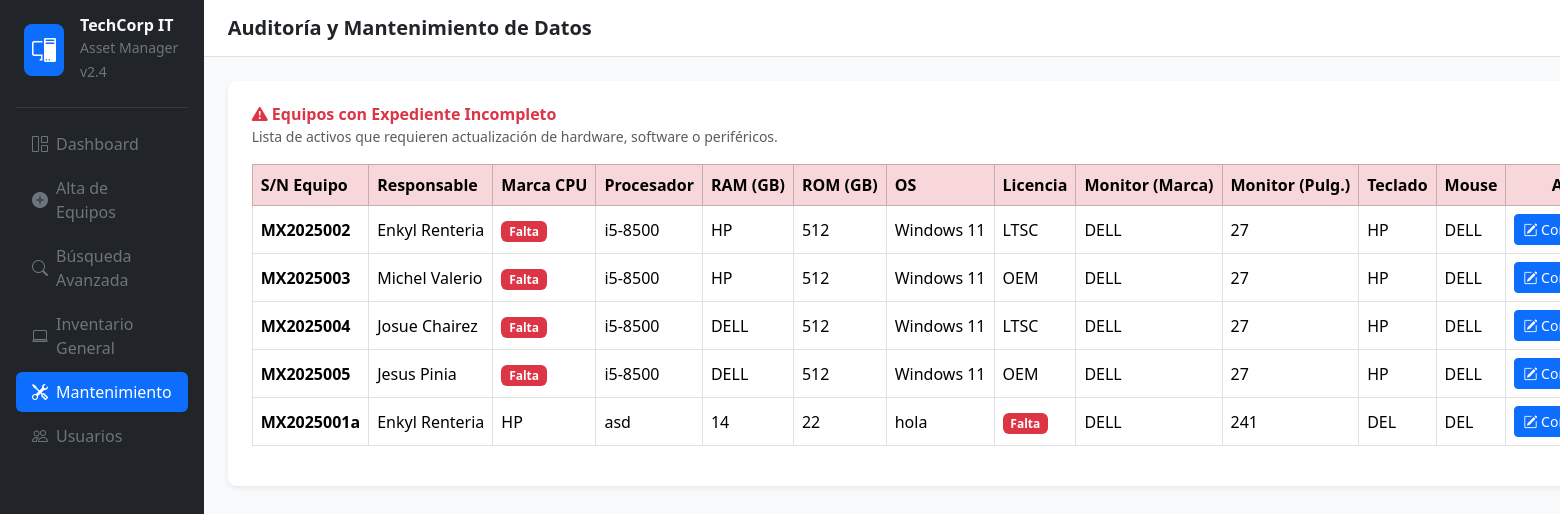
/mantenimiento, run on an earlier commit of the app's database.
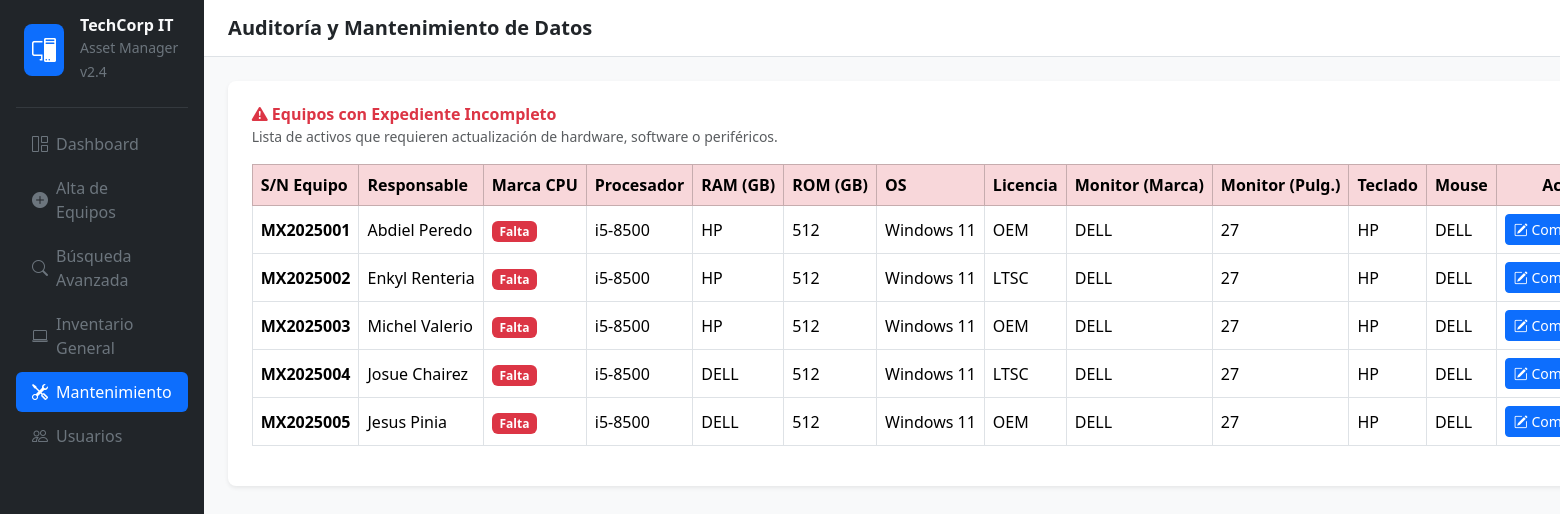
And on a later commit of the database.
### tables this page shows
CREATE TABLE "Stock" (
	"id_stock"	INTEGER NOT NULL,
	"marca_monitor"	TEXT,
	"pulgadas_monitor"	INTEGER,
	"marca_teclado"	TEXT,
	"marca_mouse"	TEXT,
	"SN_equipo"	TEXT,
	"marca_equipo"	TEXT,
	"ram_equipo"	INTEGER,
	"almacenamiento_equipo"	INTEGER,
	"procesador_equipo"	TEXT,
	"SO_equipo"	TEXT,
	"id_usuario"	INTEGER NOT NULL,
	"id_licencia"	INTEGER,
	PRIMARY KEY("id_stock"),
	FOREIGN KEY("id_licencia") REFERENCES "Licencia"("id_licencia"),
	FOREIGN KEY("id_usuario") REFERENCES "Usuario"("id_usuario")
);

CREATE TABLE "Usuario" (
	"id_usuario"	INTEGER NOT NULL,
	"nombre"	TEXT NOT NULL,
	"apellido_paterno"	TEXT NOT NULL,
	"apellido_materno"	TEXT NOT NULL,
	"edad"	INTEGER NOT NULL,
	"departamento"	TEXT NOT NULL,
	PRIMARY KEY("id_usuario")
);

CREATE TABLE "Licencia" (
	"id_licencia"	INTEGER NOT NULL,
	"tipo_licencia"	TEXT NOT NULL,
	"expiracion_anios"	INTEGER NOT NULL,
	PRIMARY KEY("id_licencia")
);

### app.py (the view)
@app.route('/mantenimiento')
def mantenimiento():
    conn = get_db_connection()
    equipos_incompletos = conn.execute('''
        SELECT
            s.*,
            u.nombre, u.apellido_paterno,
            l.tipo_licencia
        FROM Stock s
        LEFT JOIN Usuario u ON s.id_usuario = u.id_usuario
        LEFT JOIN Licencia l ON s.id_licencia = l.id_licencia
        WHERE s.id_licencia IS NULL
           OR s.marca_equipo IS NULL OR s.marca_equipo = ''
           OR s.procesador_equipo IS NULL OR s.procesador_equipo = ''
           OR s.ram_equipo IS NULL OR s.ram_equipo = ''
           OR s.almacenamiento_equipo IS NULL OR s.almacenamiento_equipo = ''
           OR s.SO_equipo IS NULL OR s.SO_equipo = ''
           OR s.marca_monitor IS NULL OR s.marca_monitor = ''
           OR s.pulgadas_monitor IS NULL OR s.pulgadas_monitor = ''
           OR s.marca_teclado IS NULL OR s.marca_teclado = ''
           OR s.marca_mouse IS NULL OR s.marca_mouse = ''
    ''').fetchall()
    conn.close()
    return render_template('mantenimiento.html', equipos=equipos_incompletos, active_page='mantenimiento')

### app.py (called while the page is built)
def get_db_connection():
    conn = sqlite3.connect(DB_PATH)
    conn.row_factory = sqlite3.Row
    return conn

### templates/mantenimiento.html (shortened to what this page needs)
{% extends 'base.html' %}
{% block page_title %}Auditoría y Mantenimiento de Datos{% endblock %}
{% block content %}
<div class="card border-0 shadow-sm rounded-3 p-4">
  <div class="mb-3">
    <h6 class="fw-bold m-0 text-danger"><i class="bi bi-exclamation-triangle-fill"></i> Equipos con Expediente Incompleto</h6>
    <small class="text-muted">Lista de activos que requieren actualización de hardware, software o periféricos.</small>
  </div>
  <div class="table-responsive">
    <table class="table table-bordered table-hover align-middle text-nowrap">
      <thead class="table-danger">
        <tr>
          <th>S/N Equipo</th>
          <th>Responsable</th>
          <th>Marca CPU</th>
          <th>Procesador</th>
          <th>RAM (GB)</th>
          <th>ROM (GB)</th>
          <th>OS</th>
          <th>Licencia</th>
          <th>Monitor (Marca)</th>
          <th>Monitor (Pulg.)</th>
          <th>Teclado</th>
          <th>Mouse</th>
          <th class="text-center">Acciones</th>
        </tr>
      </thead>
      <tbody>
        {% for equipo in equipos %}
        <tr>
          <td class="fw-bold">{{ equipo.SN_equipo }}</td>
          <td>{{ equipo.nombre or '<span class="badge bg-secondary">Sin Asignar</span>'|safe }} {{ equipo.apellido_paterno or '' }}</td>
          <td>{{ equipo.marca_equipo or '<span class="badge bg-danger">Falta</span>'|safe }}</td>
          <td>{{ equipo.procesador_equipo or '<span class="badge bg-danger">Falta</span>'|safe }}</td>
          <td>{{ equipo.ram_equipo or '<span class="badge bg-danger">Falta</span>'|safe }}</td>
          <td>{{ equipo.almacenamiento_equipo or '<span class="badge bg-danger">Falta</span>'|safe }}</td>
          <td>{{ equipo.SO_equipo or '<span class="badge bg-danger">Falta</span>'|safe }}</td>
          <td>{{ equipo.tipo_licencia or '<span class="badge bg-danger">Falta</span>'|safe }}</td>
          <td>{{ equipo.marca_monitor or '<span class="badge bg-danger">Falta</span>'|safe }}</td>
          <td>{{ equipo.pulgadas_monitor or '<span class="badge bg-danger">Falta</span>'|safe }}</td>
          <td>{{ equipo.marca_teclado or '<span class="badge bg-danger">Falta</span>'|safe }}</td>
          <td>{{ equipo.marca_mouse or '<span class="badge bg-danger">Falta</span>'|safe }}</td>
          <td class="text-center">
            <div class="d-flex gap-2 justify-content-center">
              <a href="/editar/{{ equipo.SN_equipo }}" class="btn btn-sm btn-primary" title="Completar Datos">
                <i class="bi bi-pencil-square"></i> Completar
              </a>
            </div>
          </td>
        </tr>
        {% endfor %}
      </tbody>
    </table>
  </div>
</div>
{% endblock %}

What changed in the data, as far as the page shows it:
removed Stock: SN_equipo "MX2025001a", nombre "Enkyl", apellido_paterno "Renteria", marca_equipo "HP", procesador_equipo "asd", ram_equipo "14", almacenamiento_equipo "22", SO_equipo "hola", tipo_licencia "Falta", marca_monitor "DELL", pulgadas_monitor "241", marca_teclado "DEL", marca_mouse "DEL"
added Stock: SN_equipo "MX2025001", nombre "Abdiel", apellido_paterno "Peredo", marca_equipo "Falta", procesador_equipo "i5-8500", ram_equipo "HP", almacenamiento_equipo "512", SO_equipo "Windows 11", tipo_licencia "OEM", marca_monitor "DELL", pulgadas_monitor "27", marca_teclado "HP", marca_mouse "DELL"
